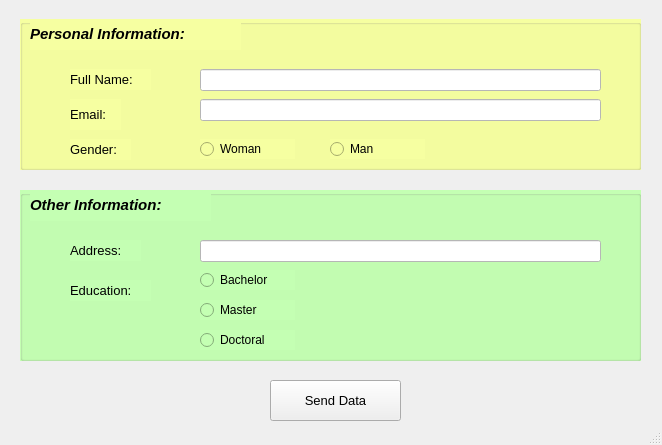
<?xml version="1.0" encoding="UTF-8"?>
<ui version="4.0">
 <class>MainWindow</class>
 <widget class="QMainWindow" name="MainWindow">
  <property name="geometry">
   <rect>
    <x>0</x>
    <y>0</y>
    <width>662</width>
    <height>445</height>
   </rect>
  </property>
  <property name="windowTitle">
   <string>MainWindow</string>
  </property>
  <widget class="QWidget" name="centralwidget">
   <widget class="QGroupBox" name="groupBox">
    <property name="geometry">
     <rect>
      <x>20</x>
      <y>19</y>
      <width>621</width>
      <height>151</height>
     </rect>
    </property>
    <property name="styleSheet">
     <string notr="true">
background-color: rgb(246, 255, 161);</string>
    </property>
    <widget class="QLabel" name="label">
     <property name="geometry">
      <rect>
       <x>10</x>
       <y>0</y>
       <width>211</width>
       <height>31</height>
      </rect>
     </property>
     <property name="text">
      <string>&lt;html&gt;&lt;head/&gt;&lt;body&gt;&lt;p&gt;&lt;span style=&quot; font-size:11pt; font-weight:600; font-style:italic;&quot;&gt;Personal Information:&lt;/span&gt;&lt;/p&gt;&lt;/body&gt;&lt;/html&gt;</string>
     </property>
    </widget>
    <widget class="QLabel" name="label_2">
     <property name="geometry">
      <rect>
       <x>50</x>
       <y>50</y>
       <width>81</width>
       <height>21</height>
      </rect>
     </property>
     <property name="text">
      <string>&lt;html&gt;&lt;head/&gt;&lt;body&gt;&lt;p&gt;&lt;span style=&quot; font-size:10pt;&quot;&gt;Full Name:&lt;/span&gt;&lt;/p&gt;&lt;/body&gt;&lt;/html&gt;</string>
     </property>
    </widget>
    <widget class="QLabel" name="label_3">
     <property name="geometry">
      <rect>
       <x>50</x>
       <y>80</y>
       <width>51</width>
       <height>31</height>
      </rect>
     </property>
     <property name="text">
      <string>&lt;html&gt;&lt;head/&gt;&lt;body&gt;&lt;p&gt;&lt;span style=&quot; font-size:10pt;&quot;&gt;Email:&lt;/span&gt;&lt;/p&gt;&lt;/body&gt;&lt;/html&gt;</string>
     </property>
    </widget>
    <widget class="QLabel" name="label_4">
     <property name="geometry">
      <rect>
       <x>50</x>
       <y>120</y>
       <width>61</width>
       <height>21</height>
      </rect>
     </property>
     <property name="text">
      <string>&lt;html&gt;&lt;head/&gt;&lt;body&gt;&lt;p&gt;&lt;span style=&quot; font-size:10pt;&quot;&gt;Gender:&lt;/span&gt;&lt;/p&gt;&lt;/body&gt;&lt;/html&gt;</string>
     </property>
    </widget>
    <widget class="QLineEdit" name="lineEditFullName">
     <property name="geometry">
      <rect>
       <x>180</x>
       <y>50</y>
       <width>401</width>
       <height>22</height>
      </rect>
     </property>
     <property name="styleSheet">
      <string notr="true">background-color: rgb(255, 255, 255);</string>
     </property>
    </widget>
    <widget class="QLineEdit" name="lineEditEmail">
     <property name="geometry">
      <rect>
       <x>180</x>
       <y>80</y>
       <width>401</width>
       <height>22</height>
      </rect>
     </property>
     <property name="styleSheet">
      <string notr="true">background-color: rgb(255, 255, 255);</string>
     </property>
    </widget>
    <widget class="QRadioButton" name="radWoman">
     <property name="geometry">
      <rect>
       <x>180</x>
       <y>120</y>
       <width>95</width>
       <height>20</height>
      </rect>
     </property>
     <property name="font">
      <font>
       <pointsize>9</pointsize>
      </font>
     </property>
     <property name="text">
      <string>Woman</string>
     </property>
    </widget>
    <widget class="QRadioButton" name="radMan">
     <property name="geometry">
      <rect>
       <x>310</x>
       <y>120</y>
       <width>95</width>
       <height>20</height>
      </rect>
     </property>
     <property name="font">
      <font>
       <pointsize>9</pointsize>
      </font>
     </property>
     <property name="text">
      <string>Man</string>
     </property>
    </widget>
   </widget>
   <widget class="QGroupBox" name="groupBox_2">
    <property name="geometry">
     <rect>
      <x>20</x>
      <y>190</y>
      <width>621</width>
      <height>171</height>
     </rect>
    </property>
    <property name="styleSheet">
     <string notr="true">
background-color: rgb(196, 255, 179);</string>
    </property>
    <property name="title">
     <string/>
    </property>
    <widget class="QLabel" name="label_5">
     <property name="geometry">
      <rect>
       <x>10</x>
       <y>0</y>
       <width>181</width>
       <height>31</height>
      </rect>
     </property>
     <property name="text">
      <string>&lt;html&gt;&lt;head/&gt;&lt;body&gt;&lt;p&gt;&lt;span style=&quot; font-size:11pt; font-weight:600; font-style:italic;&quot;&gt;Other Information:&lt;/span&gt;&lt;/p&gt;&lt;/body&gt;&lt;/html&gt;</string>
     </property>
    </widget>
    <widget class="QLabel" name="label_6">
     <property name="geometry">
      <rect>
       <x>50</x>
       <y>50</y>
       <width>71</width>
       <height>21</height>
      </rect>
     </property>
     <property name="text">
      <string>&lt;html&gt;&lt;head/&gt;&lt;body&gt;&lt;p&gt;&lt;span style=&quot; font-size:10pt;&quot;&gt;Address:&lt;/span&gt;&lt;/p&gt;&lt;/body&gt;&lt;/html&gt;</string>
     </property>
    </widget>
    <widget class="QLabel" name="label_7">
     <property name="geometry">
      <rect>
       <x>50</x>
       <y>90</y>
       <width>81</width>
       <height>21</height>
      </rect>
     </property>
     <property name="text">
      <string>&lt;html&gt;&lt;head/&gt;&lt;body&gt;&lt;p&gt;&lt;span style=&quot; font-size:10pt;&quot;&gt;Education:&lt;/span&gt;&lt;/p&gt;&lt;/body&gt;&lt;/html&gt;</string>
     </property>
    </widget>
    <widget class="QLineEdit" name="lineEditAddress">
     <property name="geometry">
      <rect>
       <x>180</x>
       <y>50</y>
       <width>401</width>
       <height>22</height>
      </rect>
     </property>
     <property name="styleSheet">
      <string notr="true">background-color: rgb(255, 255, 255);</string>
     </property>
    </widget>
    <widget class="QRadioButton" name="radBachelor">
     <property name="geometry">
      <rect>
       <x>180</x>
       <y>80</y>
       <width>95</width>
       <height>20</height>
      </rect>
     </property>
     <property name="font">
      <font>
       <pointsize>9</pointsize>
      </font>
     </property>
     <property name="text">
      <string>Bachelor</string>
     </property>
    </widget>
    <widget class="QRadioButton" name="radMaster">
     <property name="geometry">
      <rect>
       <x>180</x>
       <y>110</y>
       <width>95</width>
       <height>20</height>
      </rect>
     </property>
     <property name="font">
      <font>
       <pointsize>9</pointsize>
      </font>
     </property>
     <property name="text">
      <string>Master</string>
     </property>
    </widget>
    <widget class="QRadioButton" name="radDoctoral">
     <property name="geometry">
      <rect>
       <x>180</x>
       <y>140</y>
       <width>95</width>
       <height>20</height>
      </rect>
     </property>
     <property name="font">
      <font>
       <pointsize>9</pointsize>
      </font>
     </property>
     <property name="text">
      <string>Doctoral</string>
     </property>
    </widget>
   </widget>
   <widget class="QPushButton" name="pushButton">
    <property name="geometry">
     <rect>
      <x>270</x>
      <y>380</y>
      <width>131</width>
      <height>41</height>
     </rect>
    </property>
    <property name="font">
     <font>
      <pointsize>10</pointsize>
      <weight>50</weight>
      <bold>false</bold>
     </font>
    </property>
    <property name="text">
     <string>Send Data</string>
    </property>
   </widget>
  </widget>
  <widget class="QMenuBar" name="menubar">
   <property name="geometry">
    <rect>
     <x>0</x>
     <y>0</y>
     <width>662</width>
     <height>26</height>
    </rect>
   </property>
  </widget>
  <widget class="QStatusBar" name="statusbar"/>
 </widget>
 <resources/>
 <connections/>
</ui>
